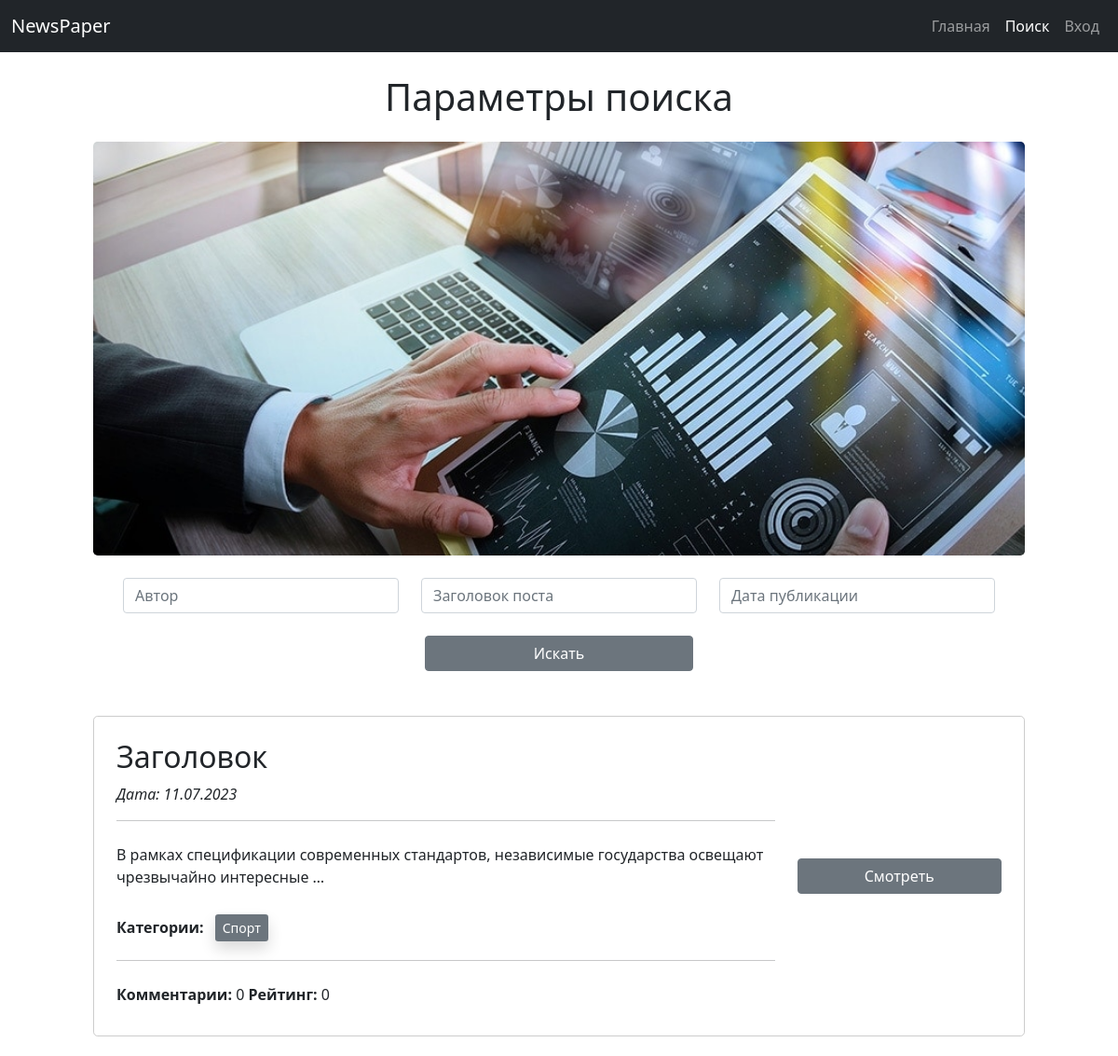
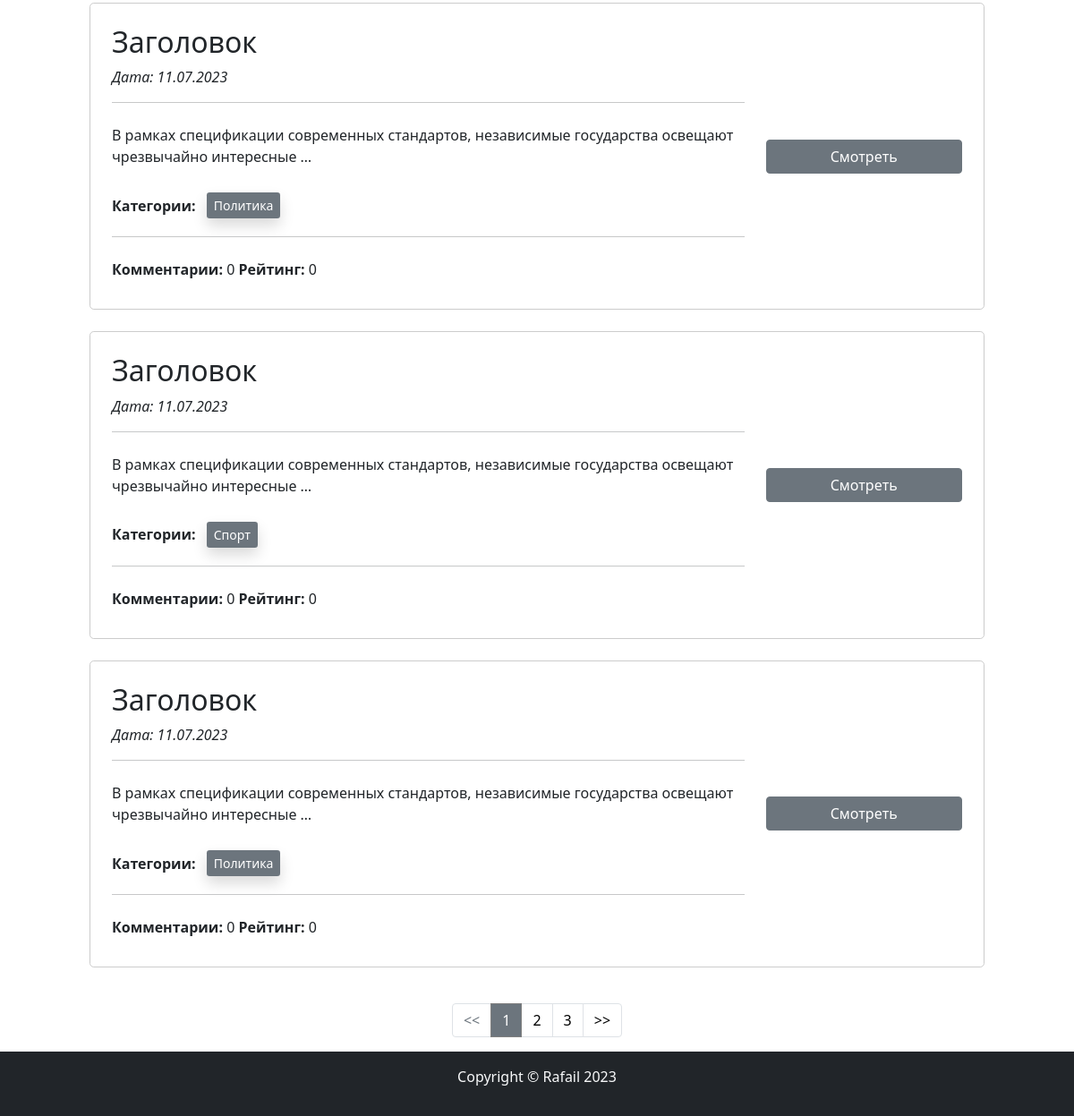
The app's page /search/ with its own data (2 pictures, top to bottom).
### news/models.py (models this page shows, shortened)
class Post(models.Model, Attitude):
    author = models.ForeignKey(Author, on_delete=models.CASCADE)
    type = models.CharField(max_length=1,
                            choices=[('N', 'News'), ('A', 'Article')],
                            default='A')
    publish_time = models.DateTimeField(auto_now_add=True)
    category = models.ManyToManyField(Category, through='PostCategory')
    title = models.CharField(max_length=150)
    text = models.TextField()
    rating = models.IntegerField(default=0)
    voted = models.ManyToManyField(User, through='PostVote')

class Category(models.Model):
    name = models.CharField(max_length=100, unique=True)
    subscribers = models.ManyToManyField(User, through='CategorySubscriber')

### news/views.py (the view)
# urls.py: path('search/', SearchPost.as_view(), name='search'),
class SearchPost(ListView):
    model = Post
    template_name = 'news/postSearch.html'
    context_object_name = 'search'
    queryset = Post.objects.order_by('-publish_time').annotate(
        comment_count=Count('comments')).prefetch_related(
        'category').select_related("author__author_user")
    paginate_by = 4
    def get_context_data(self, *, object_list=None, **kwargs):
        context = super().get_context_data(**kwargs)
        context['menu'] = menu
        context['filter'] = PostFilter(self.request.GET, queryset=self.get_queryset())
        context['filter_params'] = get_filter_params(self.request)
        user = self.request.user
        if user.is_authenticated:
            subscribed_categories = Category.objects.filter(
                categorysubscriber__subscriber=user)
            voted_posts = Post.objects.filter(voted=user)
            context['user_category'] = subscribed_categories
            context['voted_posts'] = voted_posts
        return context
    def get_queryset(self):
        queryset = super().get_queryset().annotate(
            comment_count=Count('comments')).prefetch_related(
            'category').select_related("author__author_user")\
            .prefetch_related('voted').annotate(voted_count=Count('voted'))
        return PostFilter(self.request.GET, queryset=queryset).qs

### news/templatetags/news/custom_filters.py (called while the page is built)
@register.filter(name='censor')
def censor(value):
    banned_words = ['пьер', 'японии', 'париж', 'текст', 'олимпийск']
    original_text = value.split()
    bad_words = []
    for indx, word in enumerate(value.lower().split()):
        for bad_word in banned_words:
            if bad_word in word:
                bad_words.append(indx)
    for bad_word in bad_words:
        original_text[bad_word] = '*нехорошее слово*'
    return ' '.join(original_text)

@register.filter(name="is_author")
def has_group(user):
    return user.groups.filter(name='authors').exists()

### news/utils.py (called while the page is built)
def get_filter_params(request):
    temp = {p: v for p, v in request.GET.copy().items() if p != 'page'}
    if any([not not v for v in temp.values()]):
        return ''.join([f'&{p}={v}' for p, v in temp.items() if v])

### news/templates/news/postSearch.html (shortened to what this page needs)
{% extends 'news/default.html' %}
{% load static %}
{% load widget_tweaks %}
{% load news.custom_filters %}
{% block content %}
    <h1 class="my-3 my-lg-4">Параметры поиска</h1>
    {% block image %}
        <img class="img" src={% static 'news/assets/search.jpg' %} alt="Картинка" width="100%">
    {% endblock %}
    <form method="get" class="mt-4">
        <div class='row col-10 mx-auto'>
            {% for f in filter.form %}
                <div class="col-4">{{ f|add_class:'' }}</div>
            {% endfor %}
        </div>
        <div class="d-grid gap-2 col-3 mx-auto">
            <button type="submit" class="btn btn-secondary my-4">Искать</button>
        </div>
    </form>
    {% for post in search %}
        {% include 'news/postInList.html' %}
    {% endfor %}
{% endblock %}

### news/templates/news/postInList.html (shortened to what this page needs)
{% load news.custom_filters %}
<div class="container-fluid rounded-5 shadow-lg p-4 my-4"
     style="border-radius: 15px; max-width: 1000px">
    <div class="row justify-content-between">
        <div class="text-start col-9 overflow-auto">
            <h2>{{ post.title | censor }}</h2>
            <p class="fst-italic">Дата: {{ post.publish_time|date:'d.m.Y' }}</p>
            <hr>
            <p class="mt-4">{{ post.text | truncatewords:10 | censor }}</p>
            <div class="mt-4">
                {% include 'news/postCategoriesAjax.html' %}
            </div>
            <hr>
            <div class="d-flex justify-content-between" style="height: 40px">
                <span class="text-end my-0 py-2">
                    <span><strong>Комментарии:</strong> {{ post.comment_count }}</span>
                    <span><strong>Рейтинг:</strong> <span>{{ post.voted_count }}</span></span>
                </span>
            </div>
        </div>
        <div class="text-end col-3 d-flex flex-column align-items-end justify-content-center overflow-hidden">
            <div class="w-100">
                <a class="btn btn-secondary btn-block w-100" href="{% url 'post' post.pk %}">Смотреть</a>
            </div>
        </div>
    </div>
</div>

### news/templates/news/postCategoriesAjax.html
<div class="btn-group d-flex flex-wrap" role="group" aria-label="Categories">
    <span class="me-2 my-auto"><strong>Категории:</strong></span>
    {% for cat in post.category.all %}
        {% if is_authenticated %}
            {% if cat not in user_category %}
                <button
                        class="btn-sm btn-outline-secondary m-1"
                        data-url="{% url 'subscribe' cat.pk %}"
                        title="Press to subscribe"
                        onclick="subscribeCategory(event)"
                >
                    {{ cat.name }}
                </button>
            {% else %}
                <button
                        class="btn-sm btn-secondary m-1 shadow"
                        title="Press to unsubscribe"
                        data-url="{% url 'unsubscribe' cat.pk %}"
                        onclick="unsubscribeCategory(event)"
                >
                    {{ cat.name }}
                </button>
            {% endif %}
        {% else %}
            <span class="btn-sm btn-secondary m-1 shadow"
                  title="Login to subscribe">{{ cat.name }}</span>
        {% endif %}
    {% endfor %}
</div>

### records on screen
Post: title|censor "Заголовок", publish_time "11.07.2023", text|censor "В рамках спецификации современных стандартов, независимые государства освещают чрезвычайно интересные …", comment_count "0", voted_count "0"
Category: name "Спорт"
Post: title|censor "Заголовок", publish_time "11.07.2023", text|censor "В рамках спецификации современных стандартов, независимые государства освещают чрезвычайно интересные …", comment_count "0", voted_count "0"
Category: name "Политика"
Post: title|censor "Заголовок", publish_time "11.07.2023", text|censor "В рамках спецификации современных стандартов, независимые государства освещают чрезвычайно интересные …", comment_count "0", voted_count "0"
Post: title|censor "Заголовок", publish_time "11.07.2023", text|censor "В рамках спецификации современных стандартов, независимые государства освещают чрезвычайно интересные …", comment_count "0", voted_count "0"

### other values on screen
{{ item.title }} "Главная"
{{ item.title }} "Поиск"
{{ item.title }} "Вход"
{{ num }} "1"
{{ num }} "2" "3"
